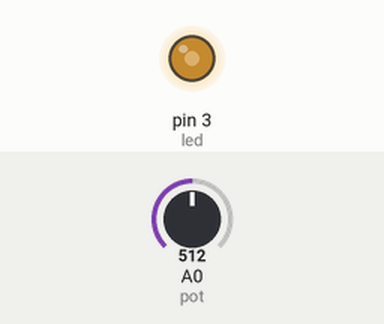
A sketch run on a simulated Arduino Uno, built with avr-gcc and run on an emulated ATmega328P. Parts: output pins drawn as LEDs (lit = HIGH). Inputs (shaded band) come from the test bench; at power-on: A0 (pot) = 512.

Above: at 1.2 s.
1.3 s: A0 (pot) set to 716
At 2.5 s:
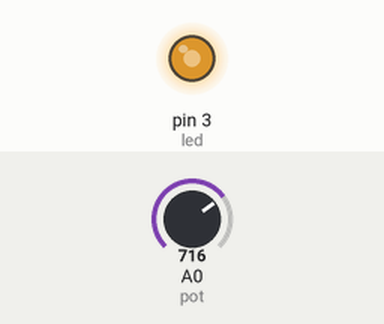
2.8 s: A0 (pot) set to 900
At 3.8 s:
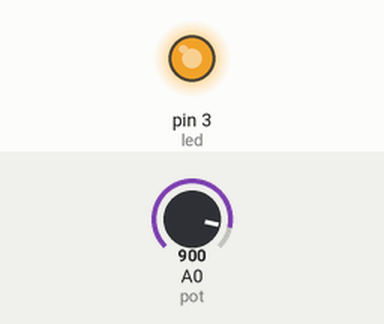
4.3 s: A0 (pot) set to 122
At 4.9 s:
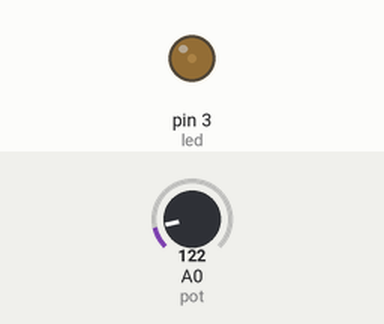
5.8 s: A0 (pot) set to 0
At 7.2 s:
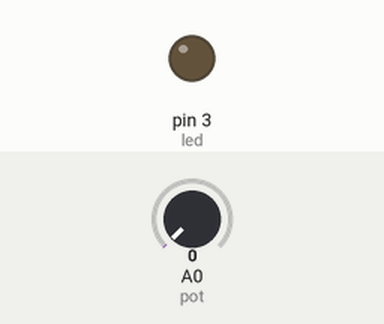
Timing chart, 0 to 8.3 s (numbered marks = the images above; inputs shaded):
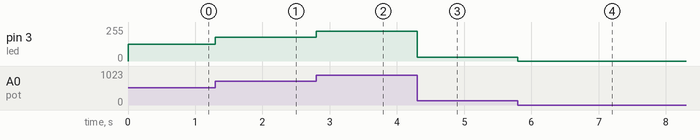

The sketch:

Potenciometro_LED.ino
```cpp
int pot = A0;
int led = 3;
int leitura = 0;

void setup()
{
  pinMode(led, OUTPUT);
  pinMode(pot, INPUT);
}

void loop()
{

  leitura = analogRead(pot);
  leitura = map(leitura, 0, 1023, 0, 254);

  analogWrite(led, leitura);

}
```

Measured:
- after the input at 1.3 s, pin 3 (led): 127/255 → 177/255 at once
- after the input at 2.8 s, pin 3 (led): 177/255 → 223/255 at once
- after the input at 4.3 s, pin 3 (led): 223/255 → 30/255 at once
- after the input at 5.8 s, pin 3 (led): 30/255 → 0/255 at once
